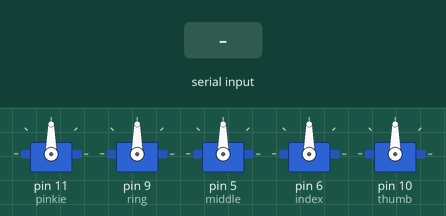
A sketch run on a simulated Arduino Uno, built with avr-gcc and run on an emulated ATmega328P. Parts: 5 × servo. Inputs (shaded band) come from the test bench.

Above: at 1.2 s.
1.3 s: "a" received over Serial
At 2.0 s:
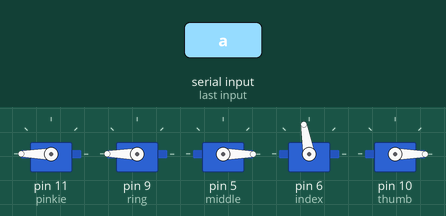
2.8 s: "s" received over Serial
At 3.1 s:
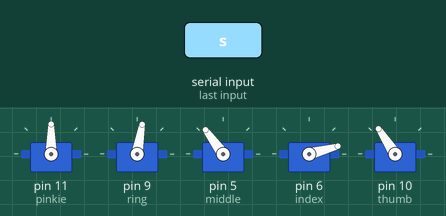
4.3 s: "d" received over Serial
At 5.5 s:
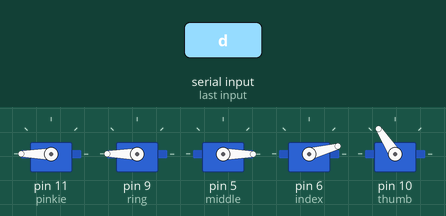
Timing chart, 0 to 7.3 s (numbered marks = the images above; inputs shaded):
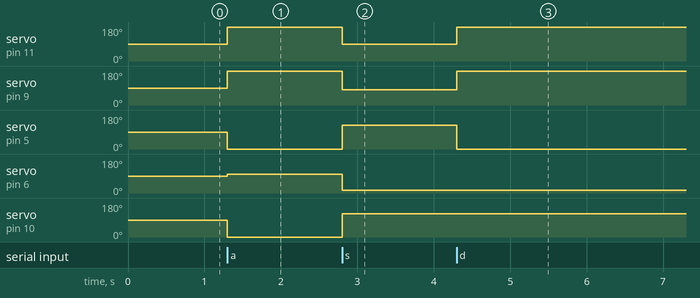

The sketch:

mano_v0.7.ino
```cpp
//////////////////////////////////////////////////
//                  Mano v0.7                   //
//       Toma objetos de acuerdo a tamaño       //
//               Control manual                 //
//          Angel Iván Lozano Ramírez           //
//              02.04.2017  00:15h              //
//////////////////////////////////////////////////


//Servomotors library
#include <Servo.h>

//Define servomotors
Servo pinkie;
Servo ring;
Servo middle;
Servo index;
Servo thumb;

//Logic states for each finger
int pinkieL = 180;
int pinkieH = 90;
int ringL = 180;
int ringH = 80;
int middleL = 0;
int middleH = 126;
int indexL = 100;
int indexH = 15;
int thumbL = 0;
int thumbH = 123;

//Define variables
char z;

void setup() {
  pinkie.attach(11);
  ring.attach(9);
  middle.attach(5);
  index.attach(6);
  thumb.attach(10);
  Serial.begin(9600);
}

void loop(){
  if(Serial.available()>0){
    z = Serial.read();
  }
  if(z=='a'){           //Send  char 'a' trough serial monitor for open hand
    allopnd();
  }
  else if(z == 's'){    //Send  char 's' trough serial monitor for close hand
    allclosed();
  }
  else if(z == 'd'){    //Send  char 'd' trough serial monitor for grip (index and thumb)
    indexthumb();
  }
}

//Close hand
void allclosed(){
  pinkie.write(pinkieH);
  ring.write(ringH);
  middle.write(middleH);
  index.write(indexH);
  thumb.write(thumbH);
}

//Open hand
void allopnd(){
  pinkie.write(pinkieL);
  ring.write(ringL);
  middle.write(middleL);
  index.write(indexL);
  thumb.write(thumbL);
}

//Grip (index and thumb)
void indexthumb(){
  pinkie.write(pinkieL);
  ring.write(ringL);
  middle.write(middleL);
  index.write(indexH);
  thumb.write(thumbH);
}
```

Measured:
- after the input at 1.3 s, servo on pin 11 (pinkie), servo on pin 9 (ring): 90° → 180° at once; servo on pin 5 (middle), servo on pin 10 (thumb): 90° → 0° at once; servo on pin 6 (index): 90° → 100° at once
- after the input at 2.8 s, servo on pin 11 (pinkie): 180° → 90° at once; servo on pin 9 (ring): 180° → 80° at once; servo on pin 5 (middle): 0° → 126° at once; servo on pin 6 (index): 100° → 15° at once; servo on pin 10 (thumb): 0° → 123° at once
- after the input at 4.3 s, servo on pin 11 (pinkie): 90° → 180° at once; servo on pin 9 (ring): 80° → 180° at once; servo on pin 5 (middle): 126° → 0° at once
